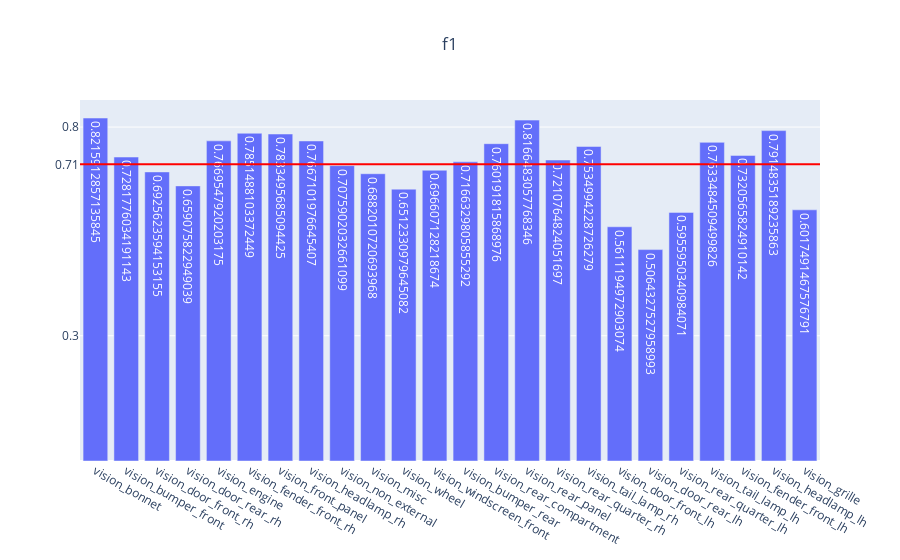

Source (notebook cell):
### Code cell
genVisMulitlabel(partEvalMetrics, "f1")

### Figure 1 — Plotly figure (JSON) as saved in the notebook; plotly's stock layout.template omitted (floating-point values rounded to 4 significant figures)
{"data": [{"text": [0.8216, 0.7282, 0.6926, 0.6591, 0.767, 0.7851, 0.7833, 0.7667, 0.7076, 0.6882, 0.6512, 0.6966, 0.7166, 0.7602, 0.8166, 0.7211, 0.7535, 0.5611, 0.5064, 0.5956, 0.7633, 0.7321, 0.7915, 0.6017], "type": "bar", "x": ["vision_bonnet", "vision_bumper_front", "vision_door_front_rh", "vision_door_rear_rh", "vision_engine", "vision_fender_front_rh", "vision_front_panel", "vision_headlamp_rh", "vision_non_external", "vision_misc", "vision_wheel", "vision_windscreen_front", "vision_bumper_rear", "vision_rear_compartment", "vision_rear_panel", "vision_rear_quarter_rh", "vision_tail_lamp_rh", "vision_door_front_lh", "vision_door_rear_lh", "vision_rear_quarter_lh", "vision_tail_lamp_lh", "vision_fender_front_lh", "vision_headlamp_lh", "vision_grille"], "y": [0.8216, 0.7282, 0.6926, 0.6591, 0.767, 0.7851, 0.7833, 0.7667, 0.7076, 0.6882, 0.6512, 0.6966, 0.7166, 0.7602, 0.8166, 0.7211, 0.7535, 0.5611, 0.5064, 0.5956, 0.7633, 0.7321, 0.7915, 0.6017]}], "layout": {"shapes": [{"line": {"color": "red", "width": 2}, "type": "line", "x0": 0, "x1": 1, "xref": "x domain", "y0": 0.7111, "y1": 0.7111, "yref": "y"}], "title": {"text": "f1", "x": 0.5}, "yaxis": {"tickmode": "array", "tickvals": ["0.71", 0.3, 0.8]}}}
